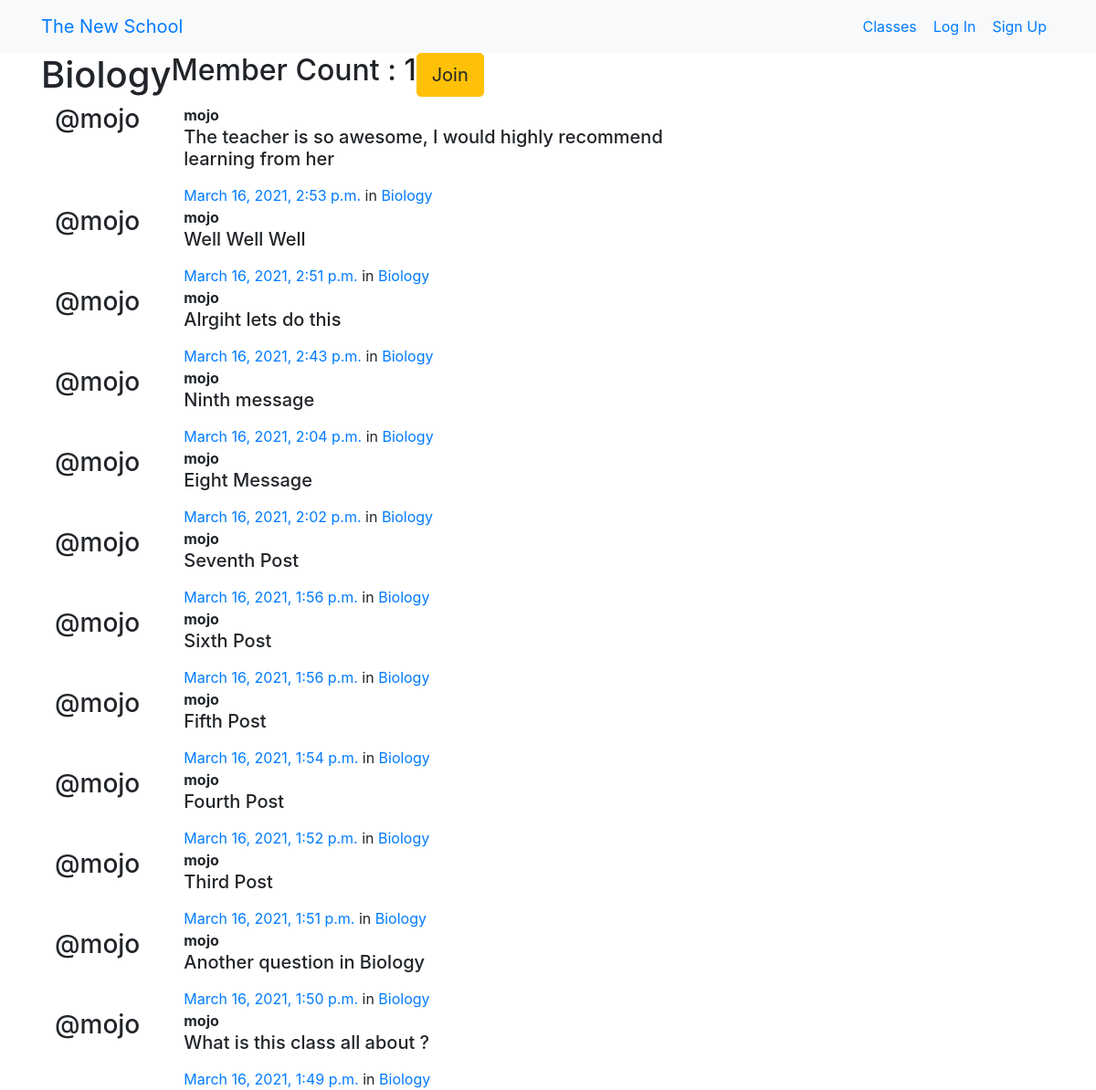
Page /groups/posts/in/biology/ on the committed database.
### groups/models.py (models this page shows, shortened)
class Group(models.Model):
    name = models.CharField(max_length=255, unique=True)
    slug = models.SlugField(allow_unicode=True, unique=True)
    description = models.TextField(blank=True, default='')
    description_html = models.TextField(editable=False, default='', blank=True)
    members = models.ManyToManyField(User, through='GroupMember')
    class Meta:
        ordering = ['name']

### posts/models.py (models this page shows, shortened)
class Post(models.Model):
    user = models.ForeignKey(User, related_name='posts',
                             on_delete=models.CASCADE)
    created_at = models.DateTimeField(auto_now=True)
    message = models.TextField()
    message_html = models.TextField(editable=False)
    group = models.ForeignKey(
        Group, related_name='posts', null=True, blank=True, on_delete=models.CASCADE)
    class Meta:
        ordering = ['-created_at']
        unique_together = ['user', 'message']

### groups/views.py (the view)
# urls.py: path("posts/in/<slug>/", views.SingleGroup.as_view(), name="single"),
class SingleGroup(generic.DetailView):
    model = Group

### groups/templates/groups/group_detail.html (shortened to what this page needs)
{% extends "groups/group_base.html" %}
{% block pregroup %}
    <h1>
        {{group.name}}
    </h1>
    <h2>
        Member Count : {{group.members.count}}
    </h2>
    <div class="content">
        {% if user in group.members.all %}
            <a href="{% url 'groups:leave' slug=group.slug %}"
            class="btn btn-lg btn-fill btn-warning"><span
            class="glyphicon glyphicon-remove-circle"></span>Leave</a>
        {% else %}
        <a href="{% url 'groups:join' slug=group.slug %}"
            class="btn btn-lg btn-fill btn-warning">Join</a>
        {% endif %}
    </div>
{% endblock %}
{% block group_content %}
    <div class="col-md-8">
        {% if group.posts.count == 0 %}
        {% else %}
            {% for post in group.posts.all %}
                {% include "posts/_post.html" %}
            {% endfor %}
        {% endif %}
    </div>
{% endblock %}

### posts/templates/posts/_post.html (shortened to what this page needs)
<div class="post media">
    <h3 class="mr-5">@{{ post.user.username }}</h3>
    <div class="media-body">
        <strong>{{post.user.username}}</strong>
        <h5>{{ post.message_html | safe}}</h5>
        <time class="time">
            <a href="{% url 'posts:single' username=post.user.username pk=post.pk %}">{{ post.created_at }}</a>
            {% if post.group %}
            <span class="group-name">
                in <a href="#">{{ post.group.name }}</a>
            </span>
            {% endif %}
        </time>
    </div>
</div>

### rows in the picture
Group: name "Biology", members.count "1"
Post: user.username "mojo", message_html "The teacher is so awesome, I would highly recommend learning from her", created_at "March 16, 2021, 2:53 p.m.", group.name "Biology"
Post: user.username "mojo", message_html "Well Well Well", created_at "March 16, 2021, 2:51 p.m.", group.name "Biology"
Post: user.username "mojo", message_html "Alrgiht lets do this", created_at "March 16, 2021, 2:43 p.m.", group.name "Biology"
Post: user.username "mojo", message_html "Ninth message", created_at "March 16, 2021, 2:04 p.m.", group.name "Biology"
Post: user.username "mojo", message_html "Eight Message", created_at "March 16, 2021, 2:02 p.m.", group.name "Biology"
Post: user.username "mojo", message_html "Seventh Post", created_at "March 16, 2021, 1:56 p.m.", group.name "Biology"
Post: user.username "mojo", message_html "Sixth Post", created_at "March 16, 2021, 1:56 p.m.", group.name "Biology"
Post: user.username "mojo", message_html "Fifth Post", created_at "March 16, 2021, 1:54 p.m.", group.name "Biology"
Post: user.username "mojo", message_html "Fourth Post", created_at "March 16, 2021, 1:52 p.m.", group.name "Biology"
Post: user.username "mojo", message_html "Third Post", created_at "March 16, 2021, 1:51 p.m.", group.name "Biology"
Post: user.username "mojo", message_html "Another question in Biology", created_at "March 16, 2021, 1:50 p.m.", group.name "Biology"
Post: user.username "mojo", message_html "What is this class all about ?", created_at "March 16, 2021, 1:49 p.m.", group.name "Biology"
